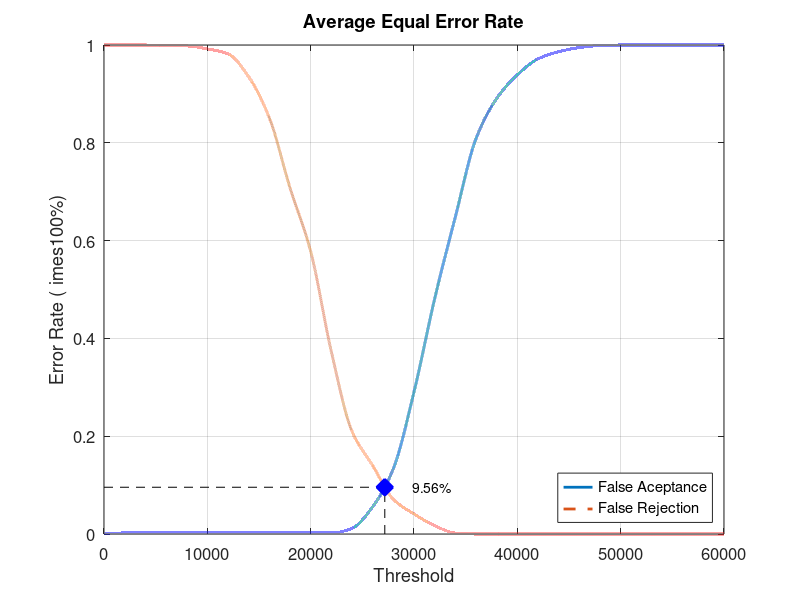
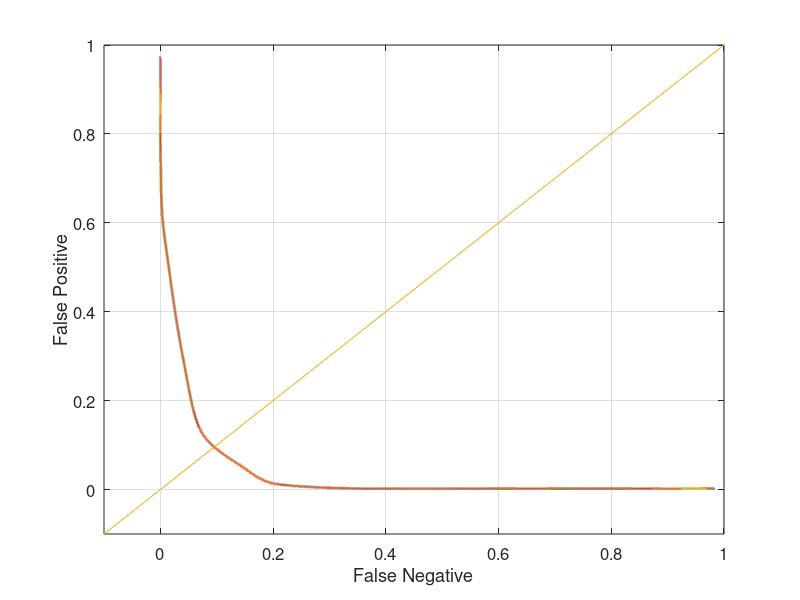

Here is the MATLAB script that generated these plots, in order:
close all;
clear;
clc;
x = 0:2000:60000;
xq = 0:0.5:60000;

y0 = [0 0.00210526 0.00210526 0.00210526 0.00210526 0.00210526 0.00210526 0.00210526 0.00210526 0.00210526 0.00210526 0.00210526 0.0115789 0.0557895 0.133684 0.290526 0.481053 0.648421 0.808421 0.890526 0.938947 0.971579 0.986316 0.994737 0.998947 1 1 1 1 1 1]
yy0 = interp1(x, y0, xq, 'pchip');
y1 = [1 1 1 0.998 0.998 0.992 0.982 0.935 0.851 0.708 0.578 0.373 0.21 0.14 0.071 0.041 0.017 0.002 0 0 0 0 0 0 0 0 0 0 0 0 0]
yy1 = interp1(x, y1, xq, 'pchip');

% Calculating EER: 
y2 = abs(y0 - y1);
find(y2 == min(y2))
yy2 = abs(yy0 - yy1);
xEER = find(yy2 == min(yy2));
xEERIndex = xq(xEER) % X-axis EER
yEER = yy0(xEER) % Y-axis EER

main = figure
plot(xq, yy0,'-','LineWidth', 2);	hold on
plot(xq, yy1,'--','LineWidth', 2);	hold on
plot([xEERIndex xEERIndex], [0 yEER], 'k--');	hold on
plot([0 xEERIndex], [yEER yEER], 'k--');	hold on
plot(xEERIndex, yEER, 'bx', 'LineWidth', 10);	hold on
text(xEERIndex + 10 * xEERIndex / 100, yEER, [num2str(round((10000 * yEER)) / 100) '%'])
legend('False Aceptance', 'False Rejection', 'Location', 'SouthEast')
xlabel('Threshold')
ylabel('Error Rate (	imes100%)')
title('Average Equal Error Rate')
set(gca, 'FontSize', 12)
axis([0 60000 0 1])
grid on

print(main, 'Database4AverageMain', '-dpng');
FNRxFPR = figure('Color', [1 1 1]);
plot(yy1, yy0, '-', yy1, yy0, 'LineWidth', 2);
hold on
y = -0.1:0.1:1
plot(y, y); 
set(gca, 'FontSize', 12)
xlabel('False Negative')
ylabel('False Positive')
axis([-0.1 1 -0.1 1])
set(gca, 'FontSize', 12)
grid on

print(FNRxFPR, 'Database4AverageFNRxFPR','-dpng');
